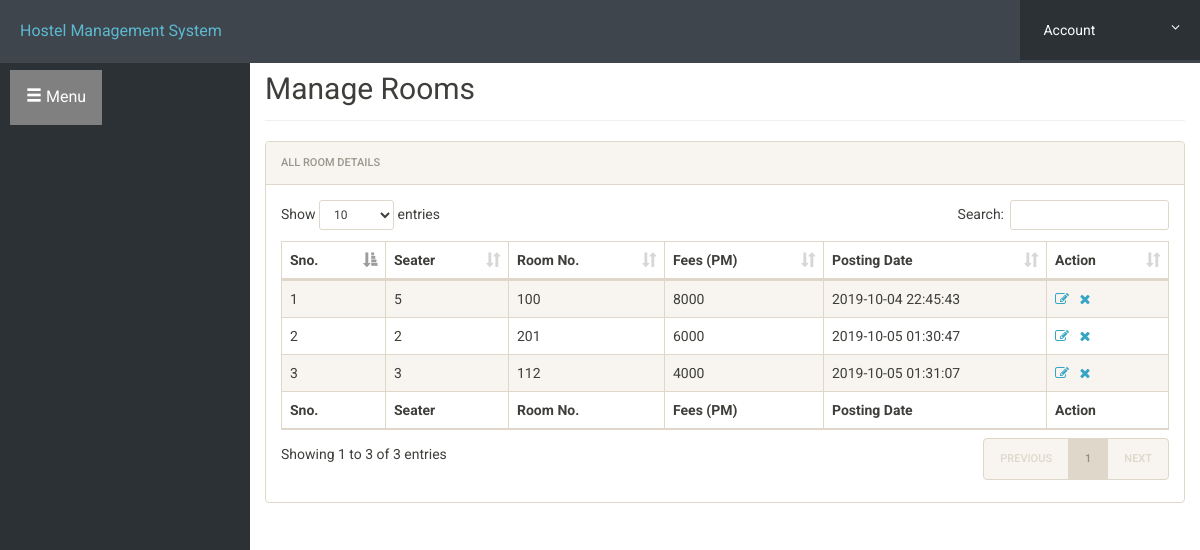
Page /hostel/admin/manage-rooms.php (signed in) on the committed database.
### tables this page shows
CREATE TABLE `rooms` (
  `id` int(11) NOT NULL,
  `seater` int(11) DEFAULT NULL,
  `room_no` int(11) DEFAULT NULL,
  `fees` int(11) DEFAULT NULL,
  `posting_date` timestamp NULL DEFAULT current_timestamp()
);

### hostel/admin/manage-rooms.php (the view, shortened to what this page needs)
<?php
include('includes/config.php');
?>
<!doctype html>
<html lang="en" class="no-js">
<head>
	<link rel="stylesheet" href="css/menu.css">
	<link rel="stylesheet" href="https://maxcdn.bootstrapcdn.com/bootstrap/3.4.0/css/bootstrap.min.css">
	<link rel="stylesheet" href="css/font-awesome.min.css">
	<link rel="stylesheet" href="css/bootstrap.min.css">
	<link rel="stylesheet" href="css/dataTables.bootstrap.min.css">
	<link rel="stylesheet" href="css/bootstrap-social.css">
	<link rel="stylesheet" href="css/bootstrap-select.css">
	<link rel="stylesheet" href="css/fileinput.min.css">
	<link rel="stylesheet" href="css/awesome-bootstrap-checkbox.css">
	<link rel="stylesheet" href="css/style.css">
</head>
<body>
	<?php include('includes/header.php');?>
	<div class="ts-main-content">
			<?php include('includes/sidebar.php');?>
		<div class="content-wrapper">
			<div class="container-fluid">
				<div class="row">
					<div class="col-md-12">
						<h2 class="page-title" style="margin-top: 4%">Manage Rooms</h2>
						<div class="panel panel-default">
							<div class="panel-heading">All Room Details</div>
							<div class="panel-body">
								<table id="zctb" class="display table table-striped table-bordered table-hover" cellspacing="0" width="100%">
									<thead>
										<tr>
											<th>Sno.</th>
											<th>Seater</th>
											<th>Room No.</th>
											<th>Fees (PM) </th>
											<th>Posting Date  </th>
											<th>Action</th>
										</tr>
									</thead>
									<tfoot>
										<tr>
											<th>Sno.</th>
											<th>Seater</th>
											<th>Room No.</th>
											<th>Fees (PM) </th>
											<th>Posting Date  </th>
											<th>Action</th>
										</tr>
									</tfoot>
									<tbody>
<?php
$ret="select * from rooms";
$stmt= $mysqli->prepare($ret) ;
$stmt->execute() ;
$res=$stmt->get_result();
$cnt=1;
while($row=$res->fetch_object())
	  {
	  	?>
<tr><td><?php echo $cnt;;?></td>
<td><?php echo $row->seater;?></td>
<td><?php echo $row->room_no;?></td>
<td><?php echo $row->fees;?></td>
<td><?php echo $row->posting_date;?></td>
<td><a href="edit-room.php?id=<?php echo $row->id;?>"><i class="fa fa-edit"></i></a>&nbsp;&nbsp;
<a href="manage-rooms.php?del=<?php echo $row->id;?>" onclick="return confirm("Do you want to delete");"><i class="fa fa-close"></i></a></td>
										</tr>
									<?php
$cnt=$cnt+1;
									 } ?>
									</tbody>
								</table>
							</div>
						</div>
					</div>
				</div>
			</div>
		</div>
	</div>
</body>
</html>

### hostel/admin/css/style.css (style rules this page uses)
html { font-size: 14px; }
@media only screen and (min-width: 480px) { html { font-size: 17px; } }
@media only screen and (min-width: 768px) { html { font-size: 14px; } }
body { font-size: 1em; }
a { color: #37a6c4; }
.panel { overflow: hidden; }
.page-title { padding-bottom: 15px; margin-bottom: 20px; border-bottom: 1px solid #f0f0f0; }
.ts-main-content .content-wrapper { padding-top: 15px; margin-top: 20px; }
@media only screen and (min-width: 992px) { .ts-main-content .content-wrapper { margin-left: 250px; } }

### rows in the picture
rooms: seater "5", room_no "100", fees "8000", posting_date "2019-10-04 22:45:43"
rooms: seater "2", room_no "201", fees "6000", posting_date "2019-10-05 01:30:47"
rooms: seater "3", room_no "112", fees "4000", posting_date "2019-10-05 01:31:07"
